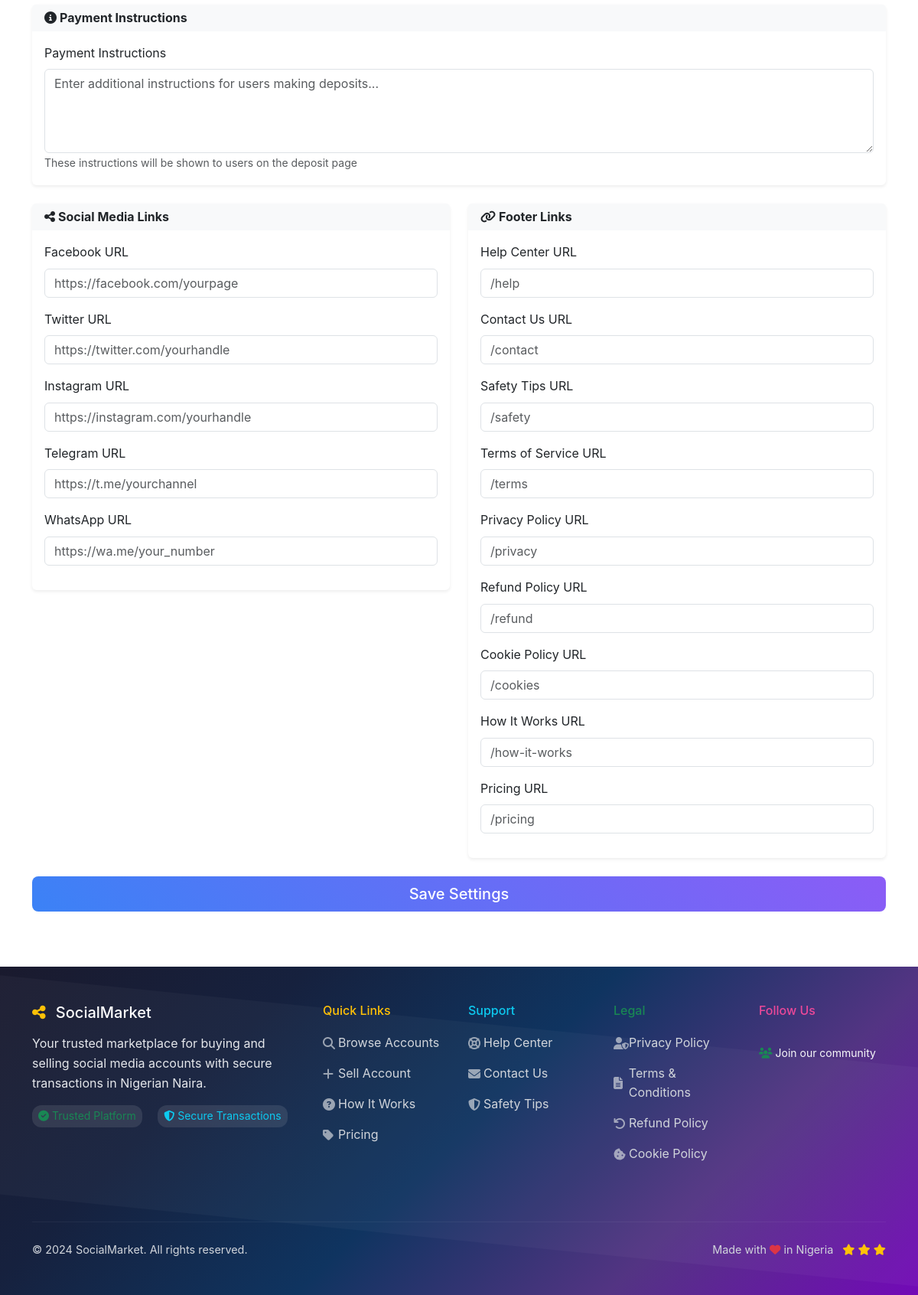
Before: /admin/settings (signed in, lower part) with the older database file.
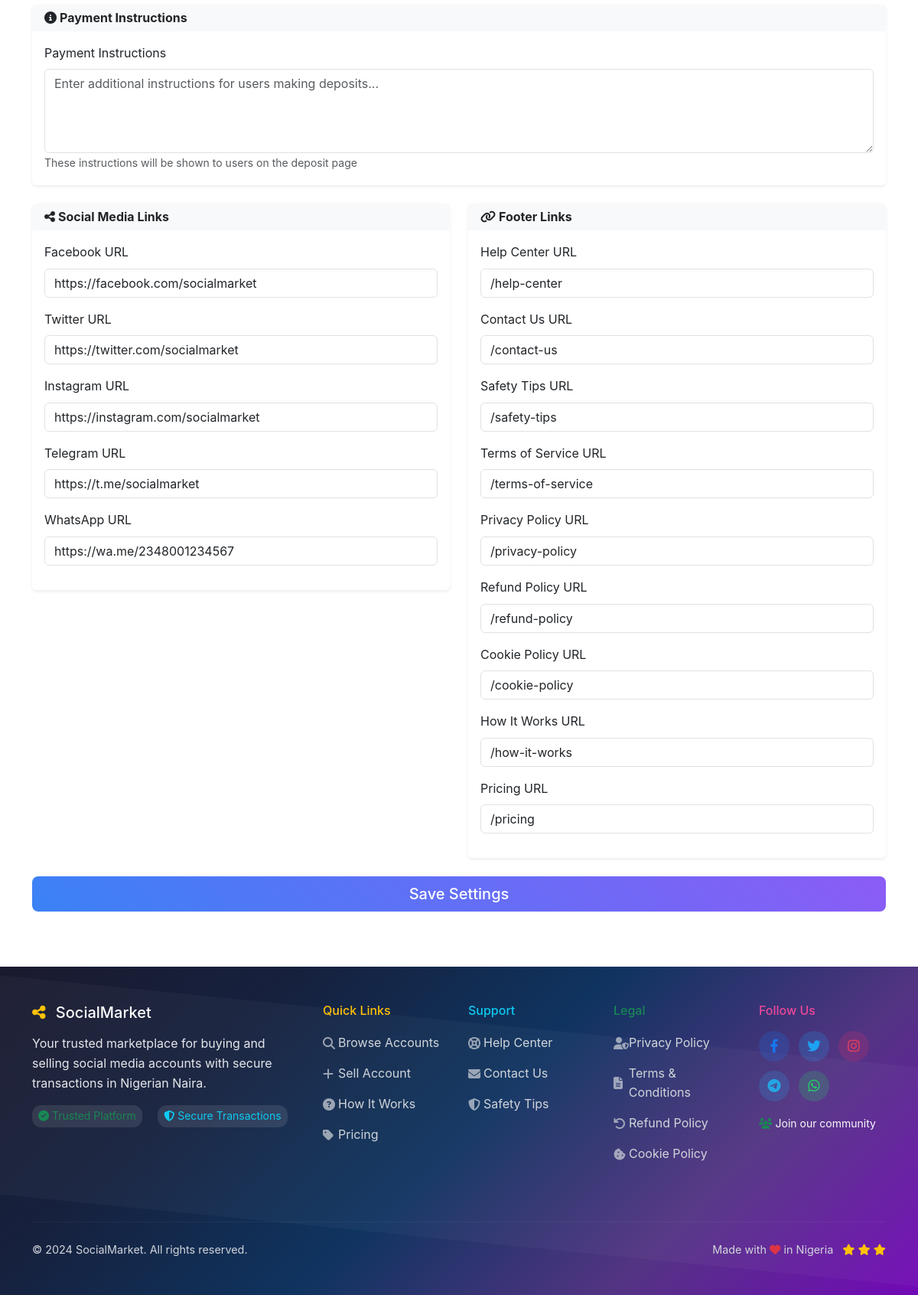
After: the same page with the newer database file.
### models.py (models this page shows)
class Settings(db.Model):
    id = db.Column(db.Integer, primary_key=True)
    site_name = db.Column(db.String(100), default='SocialMarket')
    site_description = db.Column(db.Text)
    site_logo = db.Column(db.String(255))
    currency_symbol = db.Column(db.String(10), default='₦')
    currency_code = db.Column(db.String(3), default='NGN')
    commission_rate = db.Column(db.Numeric(5, 2), default=5.00)  # Percentage
    referral_commission = db.Column(db.Numeric(5, 2), default=2.00)  # Percentage
    min_withdrawal = db.Column(db.Numeric(10, 2), default=1000.00)
    max_withdrawal = db.Column(db.Numeric(10, 2), default=1000000.00)
    smtp_server = db.Column(db.String(100))
    smtp_port = db.Column(db.Integer, default=587)
    smtp_username = db.Column(db.String(100))
    smtp_password = db.Column(db.String(255))
    admin_email = db.Column(db.String(120))
    bank_name = db.Column(db.String(100))
    account_number = db.Column(db.String(20))
    account_name = db.Column(db.String(100))
    bank_name_2 = db.Column(db.String(100))
    account_number_2 = db.Column(db.String(20))
    account_name_2 = db.Column(db.String(100))
    payment_instructions = db.Column(db.Text)
    facebook_url = db.Column(db.String(255))
    twitter_url = db.Column(db.String(255))
    instagram_url = db.Column(db.String(255))
    telegram_url = db.Column(db.String(255))
    whatsapp_url = db.Column(db.String(255))
    help_center_url = db.Column(db.String(255))
    contact_us_url = db.Column(db.String(255))
    safety_tips_url = db.Column(db.String(255))
    terms_of_service_url = db.Column(db.String(255))
    privacy_policy_url = db.Column(db.String(255))
    refund_policy_url = db.Column(db.String(255))
    cookie_policy_url = db.Column(db.String(255))
    how_it_works_url = db.Column(db.String(255))
    pricing_url = db.Column(db.String(255))
    updated_at = db.Column(db.DateTime, default=datetime.utcnow, onupdate=datetime.utcnow)

### app.py (the view)
@app.route('/admin/settings', methods=['GET', 'POST'])
@login_required
@admin_required
def admin_settings():
    settings = Settings.query.first()
    if not settings:
        settings = Settings()
        db.session.add(settings)
        db.session.commit()
    form = SettingsForm(obj=settings)
    if form.validate_on_submit():
        form.populate_obj(settings)
        settings.updated_at = datetime.utcnow()
        db.session.commit()
        flash('Settings updated successfully!', 'success')
        return redirect(url_for('admin_settings'))
    return render_template('admin/settings.html', form=form, settings=settings)

### app.py (called while the page is built)
def admin_required(f):
    @wraps(f)
    def decorated_function(*args, **kwargs):
        if not current_user.is_authenticated or current_user.role != 'admin':
            flash('Access denied. Admin privileges required.', 'error')
            return redirect(url_for('index'))
        return f(*args, **kwargs)
    return decorated_function

@login_manager.user_loader
def load_user(user_id):
    return User.query.get(int(user_id))

@app.context_processor
def inject_settings():
    settings = Settings.query.first()
    return dict(settings=settings)

### templates/admin/settings.html (shortened to what the changed rows need)
{% extends "base.html" %}
{% block content %}
<div class="container py-4">
    <form method="POST">
        <div class="row">
            <div class="col-12 mb-4">
                <div class="card border-0 shadow-sm">
                    <div class="card-body">
                        {{ form.payment_instructions.label(class="form-label") }}
                        {{ form.payment_instructions(class="form-control", rows="4", placeholder="Enter additional instructions for users making deposits...") }}
                        <small class="text-muted">These instructions will be shown to users on the deposit page</small>
                    </div>
                </div>
            </div>
        </div>
        <div class="row">
            <div class="col-lg-6 mb-4">
                <div class="card border-0 shadow-sm">
                    <div class="card-body">
                        <div class="mb-3">
                            {{ form.facebook_url.label(class="form-label") }}
                            {{ form.facebook_url(class="form-control", placeholder="https://facebook.com/yourpage") }}
                        </div>
                        <div class="mb-3">
                            {{ form.twitter_url.label(class="form-label") }}
                            {{ form.twitter_url(class="form-control", placeholder="https://twitter.com/yourhandle") }}
                        </div>
                        <div class="mb-3">
                            {{ form.instagram_url.label(class="form-label") }}
                            {{ form.instagram_url(class="form-control", placeholder="https://instagram.com/yourhandle") }}
                        </div>
                        <div class="mb-3">
                            {{ form.telegram_url.label(class="form-label") }}
                            {{ form.telegram_url(class="form-control", placeholder="https://t.me/yourchannel") }}
                        </div>
                        <div class="mb-3">
                            {{ form.whatsapp_url.label(class="form-label") }}
                            {{ form.whatsapp_url(class="form-control", placeholder="https://wa.me/your_number") }}
                        </div>
                    </div>
                </div>
            </div>
            <div class="col-lg-6 mb-4">
                <div class="card border-0 shadow-sm">
                    <div class="card-body">
                        <div class="mb-3">
                            {{ form.help_center_url.label(class="form-label") }}
                            {{ form.help_center_url(class="form-control", placeholder="/help") }}
                        </div>
                        <div class="mb-3">
                            {{ form.contact_us_url.label(class="form-label") }}
                            {{ form.contact_us_url(class="form-control", placeholder="/contact") }}
                        </div>
                        <div class="mb-3">
                            {{ form.safety_tips_url.label(class="form-label") }}
                            {{ form.safety_tips_url(class="form-control", placeholder="/safety") }}
                        </div>
                        <div class="mb-3">
                            {{ form.terms_of_service_url.label(class="form-label") }}
                            {{ form.terms_of_service_url(class="form-control", placeholder="/terms") }}
                        </div>
                        <div class="mb-3">
                            {{ form.privacy_policy_url.label(class="form-label") }}
                            {{ form.privacy_policy_url(class="form-control", placeholder="/privacy") }}
                        </div>
                        <div class="mb-3">
                            {{ form.refund_policy_url.label(class="form-label") }}
                            {{ form.refund_policy_url(class="form-control", placeholder="/refund") }}
                        </div>
                        <div class="mb-3">
                            {{ form.cookie_policy_url.label(class="form-label") }}
                            {{ form.cookie_policy_url(class="form-control", placeholder="/cookies") }}
                        </div>
                        <div class="mb-3">
                            {{ form.how_it_works_url.label(class="form-label") }}
                            {{ form.how_it_works_url(class="form-control", placeholder="/how-it-works") }}
                        </div>
                        <div class="mb-3">
                            {{ form.pricing_url.label(class="form-label") }}
                            {{ form.pricing_url(class="form-control", placeholder="/pricing") }}
                        </div>
                    </div>
                </div>
            </div>
        </div>
    </form>
</div>
{% endblock %}

### templates/base.html (shortened to what the changed rows need)
<!DOCTYPE html>
<html lang="en">
<head>
    <link href="https://cdn.jsdelivr.net/npm/bootstrap@5.3.0/dist/css/bootstrap.min.css" rel="stylesheet">
    <link href="https://cdnjs.cloudflare.com/ajax/libs/font-awesome/6.4.0/css/all.min.css" rel="stylesheet">
    <link href="{{ url_for('static', filename='css/style.css') }}" rel="stylesheet">
</head>
<body>
    <main>
        {% block content %}{% endblock %}
    </main>
    <footer class="footer-colorful text-light py-5 mt-5">
        <div class="container">
            <div class="row">
                <div class="col-lg-4 mb-4">
                    <h5 class="text-white mb-3">
                        <i class="fas fa-share-alt me-2 text-warning"></i>
                        {% if settings and settings.site_name %}{{ settings.site_name }}{% else %}SocialMarket{% endif %}
                    </h5>
                    <p class="footer-text">Your trusted marketplace for buying and selling social media accounts with secure transactions in Nigerian Naira.</p>
                    <div class="footer-stats mt-3">
                        <small class="text-success"><i class="fas fa-check-circle me-1"></i>Trusted Platform</small>
                        <small class="text-info ms-3"><i class="fas fa-shield-alt me-1"></i>Secure Transactions</small>
                    </div>
                </div>
                <div class="col-lg-2 mb-4">
                    <div class="social-links">
                        {% if settings and settings.facebook_url %}
                        <a href="{{ settings.facebook_url }}" class="social-link facebook" target="_blank">
                            <i class="fab fa-facebook-f"></i>
                        </a>
                        {% endif %}
                        {% if settings and settings.twitter_url %}
                        <a href="{{ settings.twitter_url }}" class="social-link twitter" target="_blank">
                            <i class="fab fa-twitter"></i>
                        </a>
                        {% endif %}
                        {% if settings and settings.instagram_url %}
                        <a href="{{ settings.instagram_url }}" class="social-link instagram" target="_blank">
                            <i class="fab fa-instagram"></i>
                        </a>
                        {% endif %}
                        {% if settings and settings.telegram_url %}
                        <a href="{{ settings.telegram_url }}" class="social-link telegram" target="_blank">
                            <i class="fab fa-telegram"></i>
                        </a>
                        {% endif %}
                        {% if settings and settings.whatsapp_url %}
                        <a href="{{ settings.whatsapp_url }}" class="social-link whatsapp" target="_blank">
                            <i class="fab fa-whatsapp"></i>
                        </a>
                        {% endif %}
                    </div>
                </div>
            </div>
            <div class="row align-items-center">
                <div class="col-md-6">
                    <p class="footer-copyright mb-0">
                        &copy; 2024 {% if settings and settings.site_name %}{{ settings.site_name }}{% else %}SocialMarket{% endif %}. All rights reserved.
                    </p>
                </div>
            </div>
        </div>
    </footer>
</body>
</html>

Changed rows visible on the page:
changed Settings "SocialMarket": facebook_url (not shown) → "https://facebook.com/socialmarket"; twitter_url (not shown) → "https://twitter.com/socialmarket"; instagram_url (not shown) → "https://instagram.com/socialmarket"; telegram_url (not shown) → "https://t.me/socialmarket"; whatsapp_url (not shown) → "https://wa.me/2348001234567"; help_center_url (not shown) → "/help-center"; contact_us_url (not shown) → "/contact-us"; safety_tips_url (not shown) → "/safety-tips"; terms_of_service_url (not shown) → "/terms-of-service"; privacy_policy_url (not shown) → "/privacy-policy"; refund_policy_url (not shown) → "/refund-policy"; cookie_policy_url (not shown) → "/cookie-policy"; how_it_works_url (not shown) → "/how-it-works"; pricing_url (not shown) → "/pricing"
